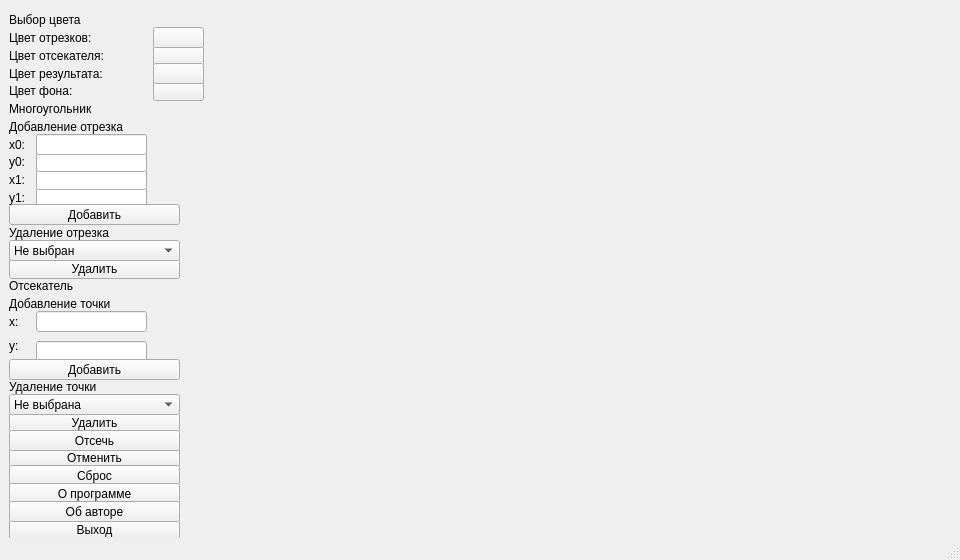
<?xml version="1.0" encoding="UTF-8"?>
<ui version="4.0">
 <class>MainWindow</class>
 <widget class="QMainWindow" name="MainWindow">
  <property name="geometry">
   <rect>
    <x>0</x>
    <y>0</y>
    <width>960</width>
    <height>560</height>
   </rect>
  </property>
  <property name="sizePolicy">
   <sizepolicy hsizetype="Preferred" vsizetype="Preferred">
    <horstretch>0</horstretch>
    <verstretch>0</verstretch>
   </sizepolicy>
  </property>
  <property name="minimumSize">
   <size>
    <width>960</width>
    <height>560</height>
   </size>
  </property>
  <property name="windowTitle">
   <string>Лабораторная работа 8</string>
  </property>
  <property name="autoFillBackground">
   <bool>false</bool>
  </property>
  <property name="locale">
   <locale language="Russian" country="Russia"/>
  </property>
  <property name="tabShape">
   <enum>QTabWidget::Triangular</enum>
  </property>
  <widget class="QWidget" name="centralwidget">
   <property name="contextMenuPolicy">
    <enum>Qt::NoContextMenu</enum>
   </property>
   <layout class="QGridLayout" name="gridLayout">
    <item row="31" column="0" colspan="3">
     <widget class="QPushButton" name="outButton">
      <property name="minimumSize">
       <size>
        <width>171</width>
        <height>21</height>
       </size>
      </property>
      <property name="maximumSize">
       <size>
        <width>171</width>
        <height>21</height>
       </size>
      </property>
      <property name="locale">
       <locale language="Russian" country="Russia"/>
      </property>
      <property name="text">
       <string>Выход</string>
      </property>
     </widget>
    </item>
    <item row="4" column="2">
     <widget class="QPushButton" name="fontColorButton">
      <property name="minimumSize">
       <size>
        <width>51</width>
        <height>21</height>
       </size>
      </property>
      <property name="maximumSize">
       <size>
        <width>51</width>
        <height>21</height>
       </size>
      </property>
      <property name="locale">
       <locale language="Russian" country="Russia"/>
      </property>
      <property name="text">
       <string/>
      </property>
     </widget>
    </item>
    <item row="26" column="0" colspan="3">
     <widget class="QPushButton" name="discardButton">
      <property name="minimumSize">
       <size>
        <width>171</width>
        <height>21</height>
       </size>
      </property>
      <property name="maximumSize">
       <size>
        <width>171</width>
        <height>21</height>
       </size>
      </property>
      <property name="locale">
       <locale language="Russian" country="Russia"/>
      </property>
      <property name="text">
       <string>Отменить</string>
      </property>
     </widget>
    </item>
    <item row="10" column="1">
     <widget class="QLineEdit" name="lineEditY1">
      <property name="minimumSize">
       <size>
        <width>111</width>
        <height>21</height>
       </size>
      </property>
      <property name="maximumSize">
       <size>
        <width>111</width>
        <height>21</height>
       </size>
      </property>
     </widget>
    </item>
    <item row="11" column="0" colspan="3">
     <widget class="QPushButton" name="addButton">
      <property name="minimumSize">
       <size>
        <width>171</width>
        <height>21</height>
       </size>
      </property>
      <property name="maximumSize">
       <size>
        <width>171</width>
        <height>21</height>
       </size>
      </property>
      <property name="locale">
       <locale language="Russian" country="Russia"/>
      </property>
      <property name="text">
       <string>Добавить</string>
      </property>
     </widget>
    </item>
    <item row="5" column="0" colspan="3">
     <widget class="QLabel" name="label_20">
      <property name="enabled">
       <bool>true</bool>
      </property>
      <property name="minimumSize">
       <size>
        <width>191</width>
        <height>21</height>
       </size>
      </property>
      <property name="maximumSize">
       <size>
        <width>191</width>
        <height>21</height>
       </size>
      </property>
      <property name="autoFillBackground">
       <bool>false</bool>
      </property>
      <property name="locale">
       <locale language="Russian" country="Russia"/>
      </property>
      <property name="text">
       <string>Многоугольник</string>
      </property>
     </widget>
    </item>
    <item row="2" column="2">
     <widget class="QPushButton" name="cutterColorButton">
      <property name="minimumSize">
       <size>
        <width>51</width>
        <height>21</height>
       </size>
      </property>
      <property name="maximumSize">
       <size>
        <width>51</width>
        <height>21</height>
       </size>
      </property>
      <property name="locale">
       <locale language="Russian" country="Russia"/>
      </property>
      <property name="text">
       <string/>
      </property>
     </widget>
    </item>
    <item row="24" column="0" colspan="3">
     <widget class="QPushButton" name="delDotButton">
      <property name="minimumSize">
       <size>
        <width>171</width>
        <height>21</height>
       </size>
      </property>
      <property name="maximumSize">
       <size>
        <width>171</width>
        <height>21</height>
       </size>
      </property>
      <property name="locale">
       <locale language="Russian" country="Russia"/>
      </property>
      <property name="text">
       <string>Удалить</string>
      </property>
     </widget>
    </item>
    <item row="3" column="2">
     <widget class="QPushButton" name="resultColorButton">
      <property name="minimumSize">
       <size>
        <width>51</width>
        <height>21</height>
       </size>
      </property>
      <property name="maximumSize">
       <size>
        <width>51</width>
        <height>21</height>
       </size>
      </property>
      <property name="locale">
       <locale language="Russian" country="Russia"/>
      </property>
      <property name="text">
       <string/>
      </property>
     </widget>
    </item>
    <item row="20" column="1">
     <widget class="QLineEdit" name="lineEditYC">
      <property name="minimumSize">
       <size>
        <width>111</width>
        <height>21</height>
       </size>
      </property>
      <property name="maximumSize">
       <size>
        <width>111</width>
        <height>21</height>
       </size>
      </property>
     </widget>
    </item>
    <item row="9" column="1">
     <widget class="QLineEdit" name="lineEditX1">
      <property name="minimumSize">
       <size>
        <width>111</width>
        <height>21</height>
       </size>
      </property>
      <property name="maximumSize">
       <size>
        <width>111</width>
        <height>21</height>
       </size>
      </property>
     </widget>
    </item>
    <item row="8" column="1">
     <widget class="QLineEdit" name="lineEditY0">
      <property name="minimumSize">
       <size>
        <width>111</width>
        <height>21</height>
       </size>
      </property>
      <property name="maximumSize">
       <size>
        <width>111</width>
        <height>21</height>
       </size>
      </property>
     </widget>
    </item>
    <item row="1" column="0" colspan="2">
     <widget class="QLabel" name="label_1">
      <property name="enabled">
       <bool>true</bool>
      </property>
      <property name="minimumSize">
       <size>
        <width>131</width>
        <height>21</height>
       </size>
      </property>
      <property name="maximumSize">
       <size>
        <width>131</width>
        <height>21</height>
       </size>
      </property>
      <property name="autoFillBackground">
       <bool>false</bool>
      </property>
      <property name="locale">
       <locale language="Russian" country="Russia"/>
      </property>
      <property name="text">
       <string>Цвет отрезков:</string>
      </property>
     </widget>
    </item>
    <item row="7" column="1">
     <widget class="QLineEdit" name="lineEditX0">
      <property name="minimumSize">
       <size>
        <width>111</width>
        <height>21</height>
       </size>
      </property>
      <property name="maximumSize">
       <size>
        <width>111</width>
        <height>21</height>
       </size>
      </property>
     </widget>
    </item>
    <item row="15" column="0" colspan="3">
     <widget class="QLabel" name="label_17">
      <property name="enabled">
       <bool>true</bool>
      </property>
      <property name="minimumSize">
       <size>
        <width>191</width>
        <height>21</height>
       </size>
      </property>
      <property name="maximumSize">
       <size>
        <width>191</width>
        <height>21</height>
       </size>
      </property>
      <property name="autoFillBackground">
       <bool>false</bool>
      </property>
      <property name="locale">
       <locale language="Russian" country="Russia"/>
      </property>
      <property name="text">
       <string>Отсекатель</string>
      </property>
     </widget>
    </item>
    <item row="14" column="0" colspan="3">
     <widget class="QPushButton" name="delButton">
      <property name="minimumSize">
       <size>
        <width>171</width>
        <height>21</height>
       </size>
      </property>
      <property name="maximumSize">
       <size>
        <width>171</width>
        <height>21</height>
       </size>
      </property>
      <property name="locale">
       <locale language="Russian" country="Russia"/>
      </property>
      <property name="text">
       <string>Удалить</string>
      </property>
     </widget>
    </item>
    <item row="27" column="0" colspan="3">
     <widget class="QPushButton" name="discardAllButton">
      <property name="minimumSize">
       <size>
        <width>171</width>
        <height>21</height>
       </size>
      </property>
      <property name="maximumSize">
       <size>
        <width>171</width>
        <height>21</height>
       </size>
      </property>
      <property name="locale">
       <locale language="Russian" country="Russia"/>
      </property>
      <property name="text">
       <string>Сброс</string>
      </property>
     </widget>
    </item>
    <item row="28" column="0" colspan="3">
     <spacer name="verticalSpacer">
      <property name="orientation">
       <enum>Qt::Vertical</enum>
      </property>
      <property name="sizeHint" stdset="0">
       <size>
        <width>168</width>
        <height>21</height>
       </size>
      </property>
     </spacer>
    </item>
    <item row="2" column="0" colspan="2">
     <widget class="QLabel" name="label_2">
      <property name="minimumSize">
       <size>
        <width>131</width>
        <height>21</height>
       </size>
      </property>
      <property name="maximumSize">
       <size>
        <width>131</width>
        <height>21</height>
       </size>
      </property>
      <property name="locale">
       <locale language="Russian" country="Russia"/>
      </property>
      <property name="text">
       <string>Цвет отсекателя:</string>
      </property>
     </widget>
    </item>
    <item row="17" column="0" rowspan="2">
     <widget class="QLabel" name="label_4">
      <property name="enabled">
       <bool>true</bool>
      </property>
      <property name="minimumSize">
       <size>
        <width>21</width>
        <height>21</height>
       </size>
      </property>
      <property name="maximumSize">
       <size>
        <width>21</width>
        <height>21</height>
       </size>
      </property>
      <property name="autoFillBackground">
       <bool>false</bool>
      </property>
      <property name="locale">
       <locale language="Russian" country="Russia"/>
      </property>
      <property name="text">
       <string>x:</string>
      </property>
     </widget>
    </item>
    <item row="6" column="0" colspan="3">
     <widget class="QLabel" name="label_18">
      <property name="enabled">
       <bool>true</bool>
      </property>
      <property name="minimumSize">
       <size>
        <width>171</width>
        <height>21</height>
       </size>
      </property>
      <property name="maximumSize">
       <size>
        <width>171</width>
        <height>21</height>
       </size>
      </property>
      <property name="autoFillBackground">
       <bool>false</bool>
      </property>
      <property name="locale">
       <locale language="Russian" country="Russia"/>
      </property>
      <property name="text">
       <string>Добавление отрезка</string>
      </property>
     </widget>
    </item>
    <item row="0" column="0" colspan="3">
     <widget class="QLabel" name="label_0">
      <property name="enabled">
       <bool>true</bool>
      </property>
      <property name="minimumSize">
       <size>
        <width>171</width>
        <height>21</height>
       </size>
      </property>
      <property name="maximumSize">
       <size>
        <width>171</width>
        <height>21</height>
       </size>
      </property>
      <property name="autoFillBackground">
       <bool>false</bool>
      </property>
      <property name="locale">
       <locale language="Russian" country="Russia"/>
      </property>
      <property name="text">
       <string>Выбор цвета</string>
      </property>
     </widget>
    </item>
    <item row="25" column="0" colspan="3">
     <widget class="QPushButton" name="cutterButton">
      <property name="minimumSize">
       <size>
        <width>171</width>
        <height>21</height>
       </size>
      </property>
      <property name="maximumSize">
       <size>
        <width>171</width>
        <height>21</height>
       </size>
      </property>
      <property name="locale">
       <locale language="Russian" country="Russia"/>
      </property>
      <property name="text">
       <string>Отсечь</string>
      </property>
     </widget>
    </item>
    <item row="12" column="0" colspan="3">
     <widget class="QLabel" name="label_21">
      <property name="enabled">
       <bool>true</bool>
      </property>
      <property name="minimumSize">
       <size>
        <width>191</width>
        <height>21</height>
       </size>
      </property>
      <property name="maximumSize">
       <size>
        <width>191</width>
        <height>21</height>
       </size>
      </property>
      <property name="autoFillBackground">
       <bool>false</bool>
      </property>
      <property name="locale">
       <locale language="Russian" country="Russia"/>
      </property>
      <property name="text">
       <string>Удаление отрезка</string>
      </property>
     </widget>
    </item>
    <item row="4" column="0" colspan="2">
     <widget class="QLabel" name="label_6">
      <property name="minimumSize">
       <size>
        <width>131</width>
        <height>21</height>
       </size>
      </property>
      <property name="maximumSize">
       <size>
        <width>131</width>
        <height>21</height>
       </size>
      </property>
      <property name="locale">
       <locale language="Russian" country="Russia"/>
      </property>
      <property name="text">
       <string>Цвет фона:</string>
      </property>
     </widget>
    </item>
    <item row="8" column="0">
     <widget class="QLabel" name="label_19">
      <property name="enabled">
       <bool>true</bool>
      </property>
      <property name="minimumSize">
       <size>
        <width>21</width>
        <height>21</height>
       </size>
      </property>
      <property name="maximumSize">
       <size>
        <width>21</width>
        <height>21</height>
       </size>
      </property>
      <property name="autoFillBackground">
       <bool>false</bool>
      </property>
      <property name="locale">
       <locale language="Russian" country="Russia"/>
      </property>
      <property name="text">
       <string>y0:</string>
      </property>
     </widget>
    </item>
    <item row="21" column="0" colspan="3">
     <widget class="QPushButton" name="addDotButton">
      <property name="minimumSize">
       <size>
        <width>171</width>
        <height>21</height>
       </size>
      </property>
      <property name="maximumSize">
       <size>
        <width>171</width>
        <height>21</height>
       </size>
      </property>
      <property name="locale">
       <locale language="Russian" country="Russia"/>
      </property>
      <property name="text">
       <string>Добавить</string>
      </property>
     </widget>
    </item>
    <item row="29" column="0" colspan="3">
     <widget class="QPushButton" name="aboutButton">
      <property name="minimumSize">
       <size>
        <width>171</width>
        <height>21</height>
       </size>
      </property>
      <property name="maximumSize">
       <size>
        <width>171</width>
        <height>21</height>
       </size>
      </property>
      <property name="locale">
       <locale language="Russian" country="Russia"/>
      </property>
      <property name="text">
       <string>О программе</string>
      </property>
     </widget>
    </item>
    <item row="30" column="0" colspan="3">
     <widget class="QPushButton" name="authorButton">
      <property name="minimumSize">
       <size>
        <width>171</width>
        <height>21</height>
       </size>
      </property>
      <property name="maximumSize">
       <size>
        <width>171</width>
        <height>21</height>
       </size>
      </property>
      <property name="locale">
       <locale language="Russian" country="Russia"/>
      </property>
      <property name="text">
       <string>Об авторе</string>
      </property>
     </widget>
    </item>
    <item row="19" column="0" rowspan="2">
     <widget class="QLabel" name="label_15">
      <property name="enabled">
       <bool>true</bool>
      </property>
      <property name="minimumSize">
       <size>
        <width>21</width>
        <height>21</height>
       </size>
      </property>
      <property name="maximumSize">
       <size>
        <width>21</width>
        <height>21</height>
       </size>
      </property>
      <property name="autoFillBackground">
       <bool>false</bool>
      </property>
      <property name="locale">
       <locale language="Russian" country="Russia"/>
      </property>
      <property name="text">
       <string>y:</string>
      </property>
     </widget>
    </item>
    <item row="9" column="0">
     <widget class="QLabel" name="label_7">
      <property name="enabled">
       <bool>true</bool>
      </property>
      <property name="minimumSize">
       <size>
        <width>21</width>
        <height>21</height>
       </size>
      </property>
      <property name="maximumSize">
       <size>
        <width>21</width>
        <height>21</height>
       </size>
      </property>
      <property name="autoFillBackground">
       <bool>false</bool>
      </property>
      <property name="locale">
       <locale language="Russian" country="Russia"/>
      </property>
      <property name="text">
       <string>x1:</string>
      </property>
     </widget>
    </item>
    <item row="10" column="0">
     <widget class="QLabel" name="label_22">
      <property name="enabled">
       <bool>true</bool>
      </property>
      <property name="minimumSize">
       <size>
        <width>21</width>
        <height>21</height>
       </size>
      </property>
      <property name="maximumSize">
       <size>
        <width>21</width>
        <height>21</height>
       </size>
      </property>
      <property name="autoFillBackground">
       <bool>false</bool>
      </property>
      <property name="locale">
       <locale language="Russian" country="Russia"/>
      </property>
      <property name="text">
       <string>y1:</string>
      </property>
     </widget>
    </item>
    <item row="22" column="0" colspan="3">
     <widget class="QLabel" name="label_16">
      <property name="enabled">
       <bool>true</bool>
      </property>
      <property name="minimumSize">
       <size>
        <width>191</width>
        <height>21</height>
       </size>
      </property>
      <property name="maximumSize">
       <size>
        <width>191</width>
        <height>21</height>
       </size>
      </property>
      <property name="autoFillBackground">
       <bool>false</bool>
      </property>
      <property name="locale">
       <locale language="Russian" country="Russia"/>
      </property>
      <property name="text">
       <string>Удаление точки</string>
      </property>
     </widget>
    </item>
    <item row="23" column="0" colspan="3">
     <widget class="QComboBox" name="cutterBox">
      <property name="minimumSize">
       <size>
        <width>171</width>
        <height>21</height>
       </size>
      </property>
      <property name="maximumSize">
       <size>
        <width>171</width>
        <height>21</height>
       </size>
      </property>
      <item>
       <property name="text">
        <string>Не выбрана</string>
       </property>
      </item>
     </widget>
    </item>
    <item row="7" column="0">
     <widget class="QLabel" name="label_5">
      <property name="enabled">
       <bool>true</bool>
      </property>
      <property name="minimumSize">
       <size>
        <width>21</width>
        <height>21</height>
       </size>
      </property>
      <property name="maximumSize">
       <size>
        <width>21</width>
        <height>21</height>
       </size>
      </property>
      <property name="autoFillBackground">
       <bool>false</bool>
      </property>
      <property name="locale">
       <locale language="Russian" country="Russia"/>
      </property>
      <property name="text">
       <string>x0:</string>
      </property>
     </widget>
    </item>
    <item row="13" column="0" colspan="3">
     <widget class="QComboBox" name="lineBox">
      <property name="minimumSize">
       <size>
        <width>171</width>
        <height>21</height>
       </size>
      </property>
      <property name="maximumSize">
       <size>
        <width>171</width>
        <height>21</height>
       </size>
      </property>
      <item>
       <property name="text">
        <string>Не выбран</string>
       </property>
      </item>
     </widget>
    </item>
    <item row="1" column="2">
     <widget class="QPushButton" name="lineColorButton">
      <property name="minimumSize">
       <size>
        <width>51</width>
        <height>21</height>
       </size>
      </property>
      <property name="maximumSize">
       <size>
        <width>51</width>
        <height>21</height>
       </size>
      </property>
      <property name="locale">
       <locale language="Russian" country="Russia"/>
      </property>
      <property name="text">
       <string/>
      </property>
     </widget>
    </item>
    <item row="16" column="0" colspan="3">
     <widget class="QLabel" name="label_14">
      <property name="enabled">
       <bool>true</bool>
      </property>
      <property name="minimumSize">
       <size>
        <width>171</width>
        <height>21</height>
       </size>
      </property>
      <property name="maximumSize">
       <size>
        <width>171</width>
        <height>21</height>
       </size>
      </property>
      <property name="autoFillBackground">
       <bool>false</bool>
      </property>
      <property name="locale">
       <locale language="Russian" country="Russia"/>
      </property>
      <property name="text">
       <string>Добавление точки</string>
      </property>
     </widget>
    </item>
    <item row="0" column="3">
     <spacer name="horizontalSpacer">
      <property name="orientation">
       <enum>Qt::Horizontal</enum>
      </property>
      <property name="sizeHint" stdset="0">
       <size>
        <width>744</width>
        <height>17</height>
       </size>
      </property>
     </spacer>
    </item>
    <item row="3" column="0" colspan="2">
     <widget class="QLabel" name="label_3">
      <property name="enabled">
       <bool>true</bool>
      </property>
      <property name="minimumSize">
       <size>
        <width>131</width>
        <height>21</height>
       </size>
      </property>
      <property name="maximumSize">
       <size>
        <width>131</width>
        <height>21</height>
       </size>
      </property>
      <property name="autoFillBackground">
       <bool>false</bool>
      </property>
      <property name="locale">
       <locale language="Russian" country="Russia"/>
      </property>
      <property name="text">
       <string>Цвет результата:</string>
      </property>
     </widget>
    </item>
    <item row="17" column="1">
     <widget class="QLineEdit" name="lineEditXC">
      <property name="minimumSize">
       <size>
        <width>111</width>
        <height>21</height>
       </size>
      </property>
      <property name="maximumSize">
       <size>
        <width>111</width>
        <height>21</height>
       </size>
      </property>
     </widget>
    </item>
   </layout>
  </widget>
  <widget class="QStatusBar" name="statusbar"/>
 </widget>
 <resources/>
 <connections/>
</ui>
